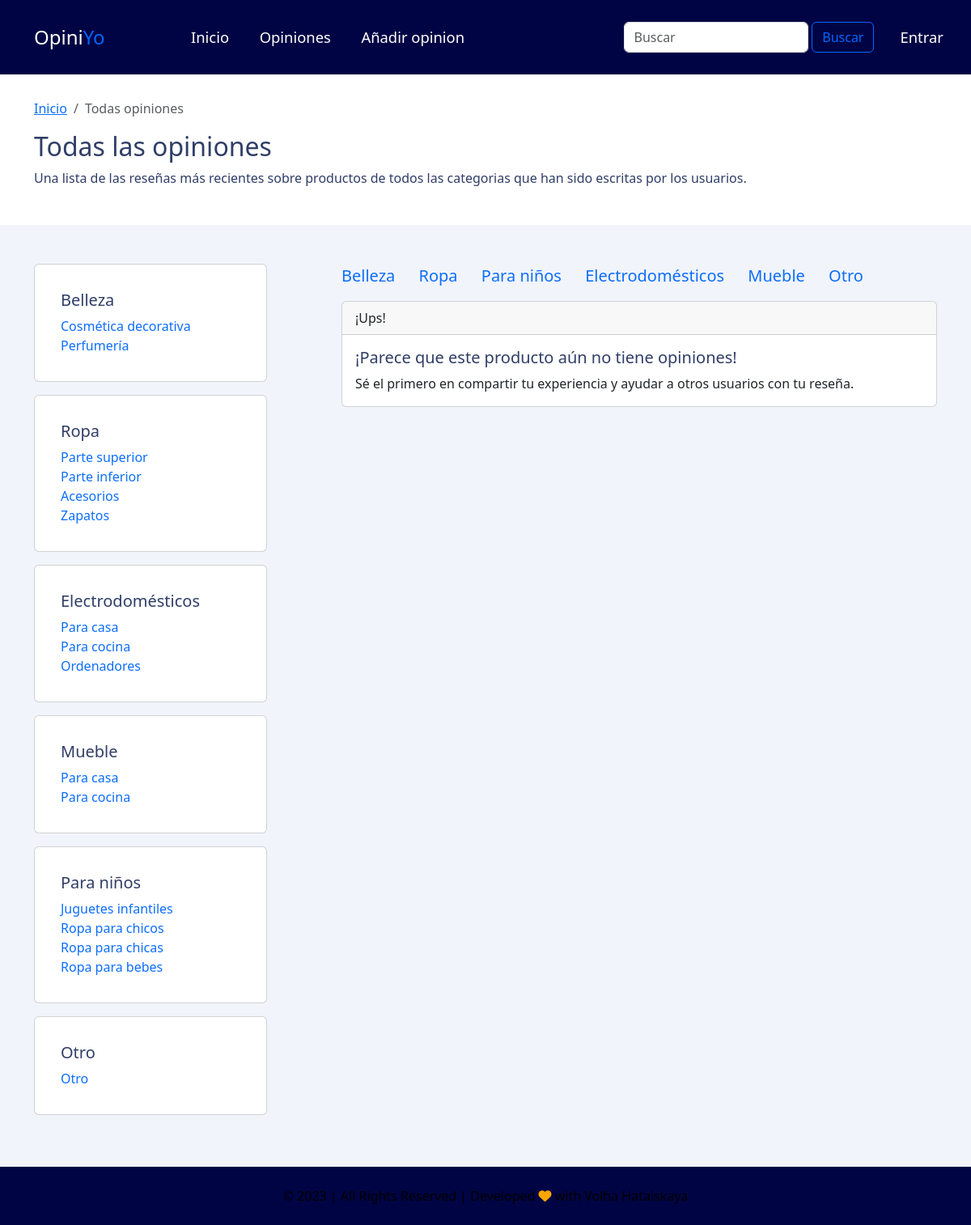
Screenshot of /OpiniYo/buscadorOpiniones.php with the database file from the repository.
### tables this page shows
CREATE TABLE IF NOT EXISTS `navmenu` (
  `IDNavmenu` int unsigned NOT NULL AUTO_INCREMENT,
  `FechaAltaNavemenu` timestamp NULL DEFAULT NULL,
  `FechaModificacionNavmen` timestamp NULL DEFAULT NULL,
  `ActivoNavemenu` varchar(2) DEFAULT 'Si',
  `NombreNavmenu` varchar(50) DEFAULT NULL,
  `UrlNavmenu` varchar(50) DEFAULT NULL,
  `OrdenNavmenu` int DEFAULT NULL,
  PRIMARY KEY (`IDNavmenu`)
);

CREATE TABLE IF NOT EXISTS `subcategoria` (
  `IDSubcategoria` int unsigned NOT NULL AUTO_INCREMENT,
  `FechaAltaSubcategoria` timestamp NULL DEFAULT NULL,
  `FechaModificacionSubcategoria` timestamp NULL DEFAULT NULL,
  `ActivoSubcategoria` varchar(2) DEFAULT 'Si',
  `NombreSubcategoria` varchar(50) DEFAULT NULL,
  `CategoriaSubcategoria` int unsigned NOT NULL,
  PRIMARY KEY (`IDSubcategoria`),
  KEY `FK__categoria` (`CategoriaSubcategoria`),
  CONSTRAINT `FK__categoria` FOREIGN KEY (`CategoriaSubcategoria`) REFERENCES `categoria` (`IDCategoria`) ON DELETE CASCADE
);

CREATE TABLE IF NOT EXISTS `categoria` (
  `IDCategoria` int unsigned NOT NULL AUTO_INCREMENT,
  `FechaAltaCategoria` timestamp NULL DEFAULT NULL,
  `FechaModificacionCategoria` timestamp NULL DEFAULT NULL,
  `ActivoCategoria` varchar(2) DEFAULT 'Si',
  `NombreCategoria` varchar(255) DEFAULT NULL,
  PRIMARY KEY (`IDCategoria`)
);

### OpiniYo/buscadorOpiniones.php (the view, shortened to what the rows shown need)
<?php include 'func.php';
global $db;
?>
<!DOCTYPE html>
<html lang="en">
<head>
    <link rel="stylesheet" href="css/bootstrap.css">
    <link rel="stylesheet" href="css/variables.css">
    <link rel="stylesheet" href="css/style.css">
    <link rel="stylesheet" href="css/header.css">
    <link rel="stylesheet" href="css/tOpiniones.css">
    <link rel="stylesheet" href="css/starts.css">
    <link rel="stylesheet" href="css/footer.css">
</head>
<body>
<?php include 'header.php'?>
<section class="sectionNav">
    <div class="container">
        <h2>Todas las opiniones</h2>
    </div>
</section>
<section class="section-tOpiniones pt-5 pb-5">
    <div class="container">
        <div class="row">
            <div class="columna-categorias d-none d-lg-block col-lg-4">
                <div class="cards-div">
                    <?php
                    $categorias_subcategorias = categorias_subcategorias();
                    foreach ($categorias_subcategorias as $categoria) { ?>
                        <div class="card mb-3 p-3" style="width: 18rem;">
                            <div class="card-body">
                                <h5 class="card-title"><?php print $categoria['NombreCategoria']; ?></h5>
                                <div class="links d-flex flex-column">
                                    <?php foreach ($categoria['Subcategorias'] as $subcategoria) { ?>
                                        <a href="subcategoria.php?IDSubcategoria=<?php print $subcategoria['IDSubcategoria']?>" class="card-link m-0"><?php print $subcategoria['NombreSubcategoria']; ?></a>
                                    <?php } ?>
                                </div>
                            </div>
                        </div>
                    <?php }?>
                </div>
            </div>
        </div>
    </div>
</section>
</body>
</html>

### OpiniYo/header.php (shortened to what the rows shown need)
<header class="header pt-md-3 pb-md-3">
    <div class="container">
        <div class="row">
            <nav class="navbar navbar-expand-lg">
                <div class="container-fluid">
                    <div class="collapse navbar-collapse" id="navbarSupportedContent">
                        <div class="col-lg-7">
                            <ul class="navbar-nav me-auto mb-2 mb-lg-0">
                                <?php
                                global $db;
                                $sql = "SELECT * FROM navmenu ORDER BY OrdenNavmenu ASC";
                                $object = $db -> Execute($sql);
                                if($object -> RecordCount() > 0){
                                    while(!$object -> EOF){
                                        $NombreNavMenu = $object->fields["NombreNavmenu"];
                                        $URLNavMenu = $object->fields["UrlNavmenu"];
                                ?>
                                <li class="nav-item">
                                    <a class="nav-link underline-one" href="<?php print $URLNavMenu ?>"><?php print $NombreNavMenu ?></a>
                                </li>
                                <?php
						$object->MoveNext();
                                    }
                                }
                                ?>
                            </ul>
                        </div>
                    </div>
                </div>
            </nav>
        </div>
    </div>
</header>

### rows the page displays
navmenu: NombreNavmenu "Inicio"
navmenu: NombreNavmenu "Opiniones"
navmenu: NombreNavmenu "Añadir opinion"
subcategoria: NombreSubcategoria "Cosmética decorativa"
subcategoria: NombreSubcategoria "Perfumería"
subcategoria: NombreSubcategoria "Parte superior"
subcategoria: NombreSubcategoria "Parte inferior"
subcategoria: NombreSubcategoria "Acesorios"
subcategoria: NombreSubcategoria "Zapatos"
subcategoria: NombreSubcategoria "Para casa"
subcategoria: NombreSubcategoria "Para cocina"
subcategoria: NombreSubcategoria "Ordenadores"
subcategoria: NombreSubcategoria "Para casa"
subcategoria: NombreSubcategoria "Para cocina"
subcategoria: NombreSubcategoria "Juguetes infantiles"
subcategoria: NombreSubcategoria "Ropa para chicos"
subcategoria: NombreSubcategoria "Ropa para chicas"
subcategoria: NombreSubcategoria "Ropa para bebes"
subcategoria: CategoriaSubcategoria.NombreCategoria "Otro", NombreSubcategoria "Otro"

### other values shown
$categoria['NombreCategoria'] "Belleza"
$categoria['NombreCategoria'] "Ropa"
$categoria['NombreCategoria'] "Electrodomésticos"
$categoria['NombreCategoria'] "Mueble"
$categoria['NombreCategoria'] "Para niños"
$categoria['NombreCategoria'] "Otro"
